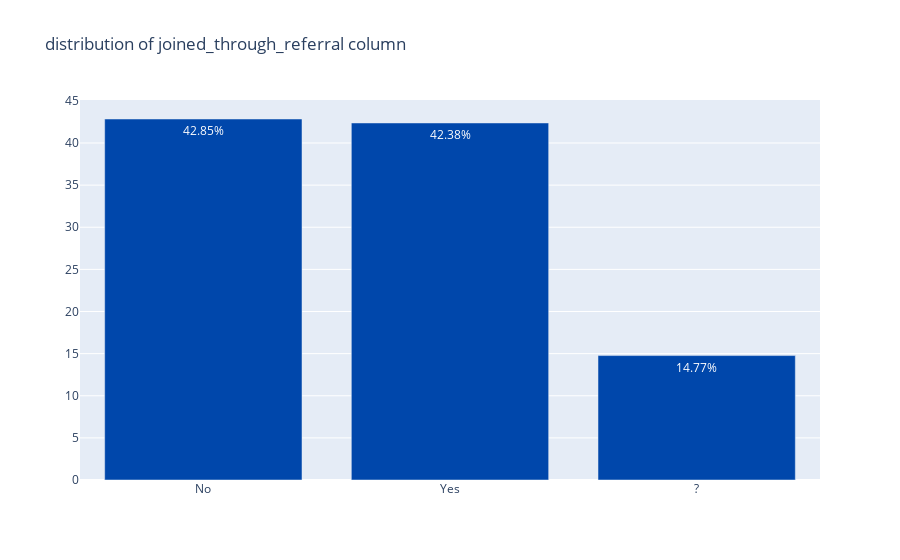

Here is the notebook cell this chart was saved with:
### Markdown cell above
### Cities distribution

### Code cell
plot_count_bar(attrition_data,"joined_through_referral")

### Figure 1 — Plotly figure (JSON) as saved in the notebook; plotly's stock layout.template omitted (floating-point values rounded to 4 significant figures)
{"data": [{"marker": {"color": "#0047AB"}, "text": ["42.85%", "42.38%", "14.77%"], "textposition": "auto", "type": "bar", "x": ["No", "Yes", "?"], "y": [42.85, 42.38, 14.77]}], "layout": {"title": {"text": "distribution of joined_through_referral column"}}}
